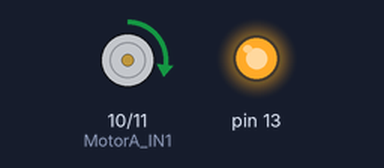
The sketch below on a simulated Arduino Uno, built with avr-gcc and run on an emulated ATmega328P. Shown: motor-driver pin pairs drawn as motors (green arrow = first pin HIGH = forward, orange = second pin HIGH = backward, longer = more drive, scaled by the enable pin), output pins drawn as LEDs (lit = HIGH).

Above: at 0.05 s.
Timing chart, 0 to 11.5 s (numbered marks = the images above):
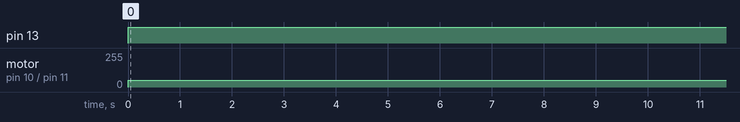

Measured:
- by itself, pin 13: LOW → HIGH at 0.00 s
- by itself, motor on pin 10 (MotorA_IN1) / pin 11 (MotorA_IN2): stopped → forward 50/255 at 0.00 s

The sketch:

motortesting.ino
```cpp
#define MotorA_IN1 10
#define MotorA_IN2 11
#define MotorPWM 9


void setup() {
  // put your setup code here, to run once:
pinMode (MotorA_IN1, OUTPUT);
pinMode (MotorA_IN2, OUTPUT);
pinMode (13, OUTPUT);

}

void loop() {
  // put your main code here, to run repeatedly:
digitalWrite(10, HIGH);
digitalWrite(11, LOW);
digitalWrite(13, HIGH);

//analogWrite(10,120);
//analogWrite(11,120);

analogWrite(MotorPWM,50);
delay(10000);
digitalWrite(10, LOW);
digitalWrite(11, LOW);

analogWrite(MotorPWM,0);


}
```
